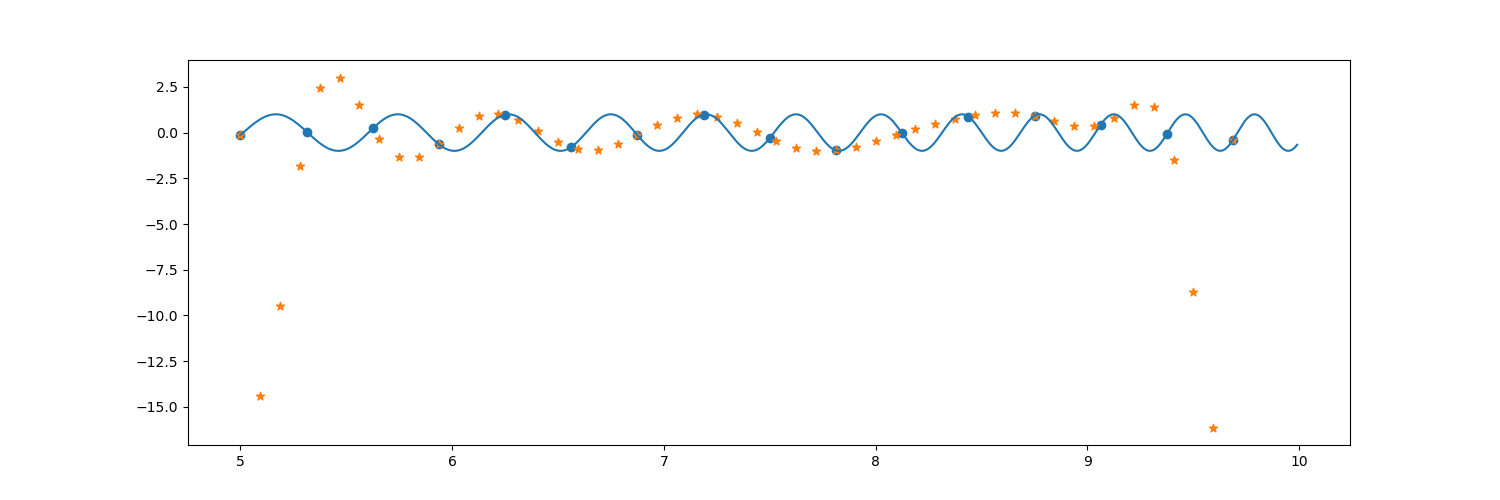

Write Python code to recreate this figure.
# Lagrange Interpolation

import math as math
import matplotlib.pyplot as plt

x = []
y = []
k = 5
n = 16
for i in range(0, n):
    x.append(k)
    y.append(math.sin(k**2))
    k = k + (10-5)/n

plt.figure(figsize=[15,5])

plt.scatter(x,y,marker='o') # marker='x'

x_1 = []
y_1 = []

def lagrange_interpolation(x,y,x_0):
    y_0 = 0
    for i in range(0, len(y)):
        la_i = 1
        for j in range(0, len(x)):
            if j != i:
                la_i = la_i*(x_0-x[j])/(x[i]-x[j])
        y_0 = y_0 + la_i*y[i]
    return y_0 

k = x[0]
n = 50
for i in range(0,n+1):
    x_1.append(k)
    y_1.append(lagrange_interpolation(x,y,k))
    k = k + (x[-1]-x[0])/n

plt.scatter(x_1,y_1,marker='*')

x = []
y = []
k = 5
n = 500
for i in range(0, n):
    x.append(k)
    y.append(math.sin(k**2))
    k = k + (10-5)/n

plt.plot(x,y)

x = []
y = []
k = 5
n = 16
for i in range(0, n):
    x.append(k)
    y.append(math.log(k**2))
    k = k + (10-5)/n

plt.figure(figsize=[15,5])

plt.scatter(x,y,marker='o') # marker='x'

x_1 = []
y_1 = []

def lagrange_interpolation(x,y,x_0):
    y_0 = 0
    for i in range(0, len(y)):
        la_i = 1
        for j in range(0, len(x)):
            if j != i:
                la_i = la_i*(x_0-x[j])/(x[i]-x[j])
        y_0 = y_0 + la_i*y[i]
    return y_0 

k = x[0]
n = 50
for i in range(0,n+1):
    x_1.append(k)
    y_1.append(lagrange_interpolation(x,y,k))
    k = k + (x[-1]-x[0])/n

plt.scatter(x_1,y_1,marker='*')

x = []
y = []
k = 5
n = 500
for i in range(0, n):
    x.append(k)
    y.append(math.log(k**2))
    k = k + (10-5)/n

plt.plot(x,y)

plt.show()
